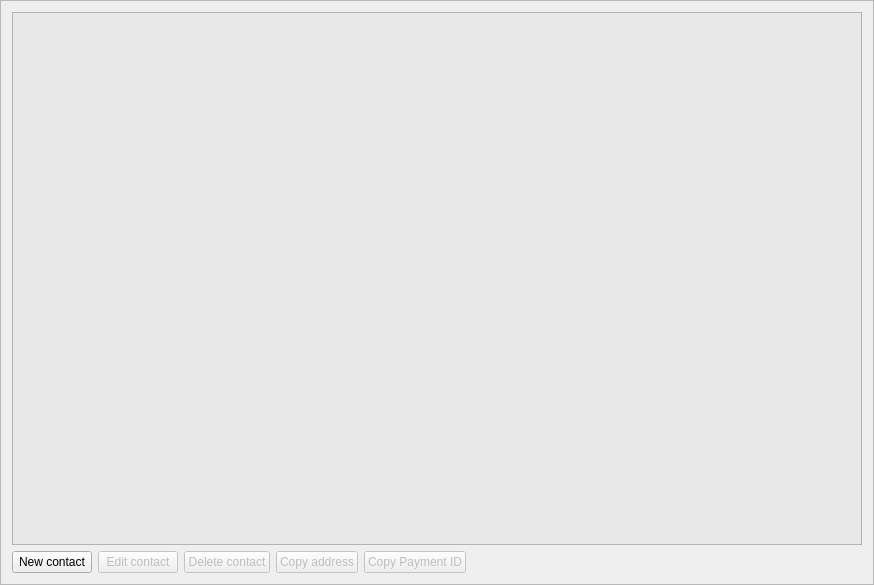
<?xml version="1.0" encoding="UTF-8"?>
<ui version="4.0">
 <class>AddressBookFrame</class>
 <widget class="QFrame" name="AddressBookFrame">
  <property name="geometry">
   <rect>
    <x>0</x>
    <y>0</y>
    <width>874</width>
    <height>585</height>
   </rect>
  </property>
  <property name="windowTitle">
   <string>Frame</string>
  </property>
  <property name="frameShape">
   <enum>QFrame::StyledPanel</enum>
  </property>
  <property name="frameShadow">
   <enum>QFrame::Raised</enum>
  </property>
  <layout class="QVBoxLayout" name="verticalLayout">
   <item>
    <widget class="QTreeView" name="m_addressBookView">
     <property name="palette">
      <palette>
       <active>
        <colorrole role="Button">
         <brush brushstyle="SolidPattern">
          <color alpha="255">
           <red>232</red>
           <green>232</green>
           <blue>232</blue>
          </color>
         </brush>
        </colorrole>
        <colorrole role="Base">
         <brush brushstyle="SolidPattern">
          <color alpha="255">
           <red>232</red>
           <green>232</green>
           <blue>232</blue>
          </color>
         </brush>
        </colorrole>
        <colorrole role="Window">
         <brush brushstyle="SolidPattern">
          <color alpha="255">
           <red>232</red>
           <green>232</green>
           <blue>232</blue>
          </color>
         </brush>
        </colorrole>
        <colorrole role="AlternateBase">
         <brush brushstyle="SolidPattern">
          <color alpha="255">
           <red>207</red>
           <green>207</green>
           <blue>207</blue>
          </color>
         </brush>
        </colorrole>
       </active>
       <inactive>
        <colorrole role="Button">
         <brush brushstyle="SolidPattern">
          <color alpha="255">
           <red>232</red>
           <green>232</green>
           <blue>232</blue>
          </color>
         </brush>
        </colorrole>
        <colorrole role="Base">
         <brush brushstyle="SolidPattern">
          <color alpha="255">
           <red>232</red>
           <green>232</green>
           <blue>232</blue>
          </color>
         </brush>
        </colorrole>
        <colorrole role="Window">
         <brush brushstyle="SolidPattern">
          <color alpha="255">
           <red>232</red>
           <green>232</green>
           <blue>232</blue>
          </color>
         </brush>
        </colorrole>
        <colorrole role="AlternateBase">
         <brush brushstyle="SolidPattern">
          <color alpha="255">
           <red>207</red>
           <green>207</green>
           <blue>207</blue>
          </color>
         </brush>
        </colorrole>
       </inactive>
       <disabled>
        <colorrole role="Button">
         <brush brushstyle="SolidPattern">
          <color alpha="255">
           <red>232</red>
           <green>232</green>
           <blue>232</blue>
          </color>
         </brush>
        </colorrole>
        <colorrole role="Base">
         <brush brushstyle="SolidPattern">
          <color alpha="255">
           <red>232</red>
           <green>232</green>
           <blue>232</blue>
          </color>
         </brush>
        </colorrole>
        <colorrole role="Window">
         <brush brushstyle="SolidPattern">
          <color alpha="255">
           <red>232</red>
           <green>232</green>
           <blue>232</blue>
          </color>
         </brush>
        </colorrole>
        <colorrole role="AlternateBase">
         <brush brushstyle="SolidPattern">
          <color alpha="255">
           <red>207</red>
           <green>207</green>
           <blue>207</blue>
          </color>
         </brush>
        </colorrole>
       </disabled>
      </palette>
     </property>
     <property name="styleSheet">
      <string notr="true">background-color: rgb(232, 232, 232);</string>
     </property>
     <property name="sizeAdjustPolicy">
      <enum>QAbstractScrollArea::AdjustToContents</enum>
     </property>
     <property name="alternatingRowColors">
      <bool>true</bool>
     </property>
     <property name="sortingEnabled">
      <bool>false</bool>
     </property>
     <attribute name="headerDefaultSectionSize">
      <number>150</number>
     </attribute>
     <attribute name="headerStretchLastSection">
      <bool>false</bool>
     </attribute>
    </widget>
   </item>
   <item>
    <layout class="QHBoxLayout" name="horizontalLayout">
     <item>
      <widget class="QPushButton" name="m_addAddressButton">
       <property name="text">
        <string>New contact</string>
       </property>
       <property name="icon">
        <iconset resource="../../resources.qrc">
         <normaloff>:/icons/add_recepient</normaloff>:/icons/add_recepient</iconset>
       </property>
      </widget>
     </item>
     <item>
      <widget class="QPushButton" name="m_editAddressButton">
       <property name="enabled">
        <bool>false</bool>
       </property>
       <property name="text">
        <string>Edit contact</string>
       </property>
       <property name="icon">
        <iconset resource="../../resources.qrc">
         <normaloff>:/icons/edit</normaloff>:/icons/edit</iconset>
       </property>
      </widget>
     </item>
     <item>
      <widget class="QPushButton" name="m_deleteAddressButton">
       <property name="enabled">
        <bool>false</bool>
       </property>
       <property name="text">
        <string>Delete contact</string>
       </property>
       <property name="icon">
        <iconset resource="../../resources.qrc">
         <normaloff>:/icons/remove</normaloff>:/icons/remove</iconset>
       </property>
      </widget>
     </item>
     <item>
      <widget class="QPushButton" name="m_copyAddressButton">
       <property name="enabled">
        <bool>false</bool>
       </property>
       <property name="text">
        <string>Copy address</string>
       </property>
       <property name="icon">
        <iconset resource="../../resources.qrc">
         <normaloff>:/icons/copy_white</normaloff>
         <selectedoff>:/icons/copy_white</selectedoff>:/icons/copy_white</iconset>
       </property>
      </widget>
     </item>
     <item>
      <widget class="QPushButton" name="m_copyPaymentIdButton">
       <property name="enabled">
        <bool>false</bool>
       </property>
       <property name="text">
        <string>Copy Payment ID</string>
       </property>
       <property name="icon">
        <iconset resource="../../resources.qrc">
         <normaloff>:/icons/copy_white</normaloff>
         <selectedoff>:/icons/copy_white</selectedoff>:/icons/copy_white</iconset>
       </property>
      </widget>
     </item>
     <item>
      <spacer name="horizontalSpacer">
       <property name="orientation">
        <enum>Qt::Horizontal</enum>
       </property>
       <property name="sizeHint" stdset="0">
        <size>
         <width>40</width>
         <height>20</height>
        </size>
       </property>
      </spacer>
     </item>
    </layout>
   </item>
  </layout>
 </widget>
 <resources>
  <include location="../../resources.qrc"/>
 </resources>
 <connections>
  <connection>
   <sender>m_addAddressButton</sender>
   <signal>clicked()</signal>
   <receiver>AddressBookFrame</receiver>
   <slot>addClicked()</slot>
   <hints>
    <hint type="sourcelabel">
     <x>53</x>
     <y>556</y>
    </hint>
    <hint type="destinationlabel">
     <x>436</x>
     <y>292</y>
    </hint>
   </hints>
  </connection>
  <connection>
   <sender>m_deleteAddressButton</sender>
   <signal>clicked()</signal>
   <receiver>AddressBookFrame</receiver>
   <slot>deleteClicked()</slot>
   <hints>
    <hint type="sourcelabel">
     <x>148</x>
     <y>556</y>
    </hint>
    <hint type="destinationlabel">
     <x>436</x>
     <y>292</y>
    </hint>
   </hints>
  </connection>
  <connection>
   <sender>m_copyAddressButton</sender>
   <signal>clicked()</signal>
   <receiver>AddressBookFrame</receiver>
   <slot>copyClicked()</slot>
   <hints>
    <hint type="sourcelabel">
     <x>243</x>
     <y>556</y>
    </hint>
    <hint type="destinationlabel">
     <x>436</x>
     <y>292</y>
    </hint>
   </hints>
  </connection>
  <connection>
   <sender>m_editAddressButton</sender>
   <signal>clicked()</signal>
   <receiver>AddressBookFrame</receiver>
   <slot>editClicked()</slot>
   <hints>
    <hint type="sourcelabel">
     <x>147</x>
     <y>561</y>
    </hint>
    <hint type="destinationlabel">
     <x>436</x>
     <y>292</y>
    </hint>
   </hints>
  </connection>
  <connection>
   <sender>m_copyPaymentIdButton</sender>
   <signal>clicked()</signal>
   <receiver>AddressBookFrame</receiver>
   <slot>copyPaymentIdClicked()</slot>
   <hints>
    <hint type="sourcelabel">
     <x>455</x>
     <y>561</y>
    </hint>
    <hint type="destinationlabel">
     <x>436</x>
     <y>292</y>
    </hint>
   </hints>
  </connection>
  <connection>
   <sender>m_addressBookView</sender>
   <signal>doubleClicked(QModelIndex)</signal>
   <receiver>AddressBookFrame</receiver>
   <slot>addressDoubleClicked(QModelIndex)</slot>
   <hints>
    <hint type="sourcelabel">
     <x>436</x>
     <y>271</y>
    </hint>
    <hint type="destinationlabel">
     <x>436</x>
     <y>292</y>
    </hint>
   </hints>
  </connection>
 </connections>
 <slots>
  <slot>addClicked()</slot>
  <slot>deleteClicked()</slot>
  <slot>copyClicked()</slot>
  <slot>addressDoubleClicked(QModelIndex)</slot>
 </slots>
</ui>
